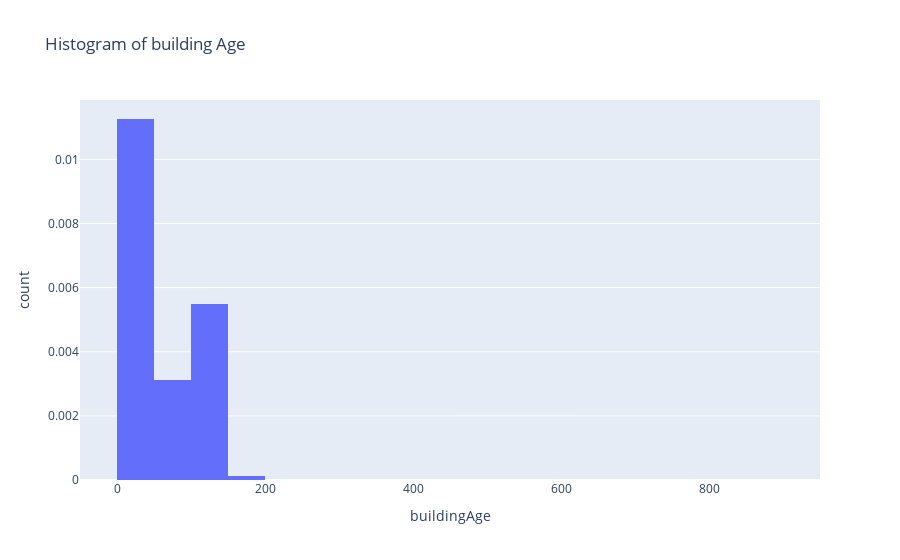

Source (notebook cell):
### Markdown cell above
## Building age

### Code cell
# distribution of building Age
fig = px.histogram(data_2, x="buildingAge",
                   nbins = 30,
                   title='Histogram of building Age'
                   ,
                  histnorm='probability density',
                  )
fig.show()

### Figure 1 — Plotly figure (JSON) as saved in the notebook; plotly's stock layout.template omitted (floating-point values rounded to 4 significant figures; data arrays with more than 128 entries replaced by an {"elided": "..."} marker saying what was removed)
{"data": [{"alignmentgroup": "True", "bingroup": "x", "histnorm": "probability density", "hovertemplate": "buildingAge=%{x}<br>count=%{y}<extra></extra>", "legendgroup": "", "marker": {"color": "#636efa"}, "name": "", "nbinsx": 30, "offsetgroup": "", "orientation": "v", "showlegend": false, "type": "histogram", "x": {"elided": "10436 int values"}, "xaxis": "x", "yaxis": "y"}], "layout": {"barmode": "relative", "legend": {"tracegroupgap": 0}, "title": {"text": "Histogram of building Age"}, "xaxis": {"anchor": "y", "domain": [0, 1], "title": {"text": "buildingAge"}}, "yaxis": {"anchor": "x", "domain": [0, 1], "title": {"text": "count"}}}}
